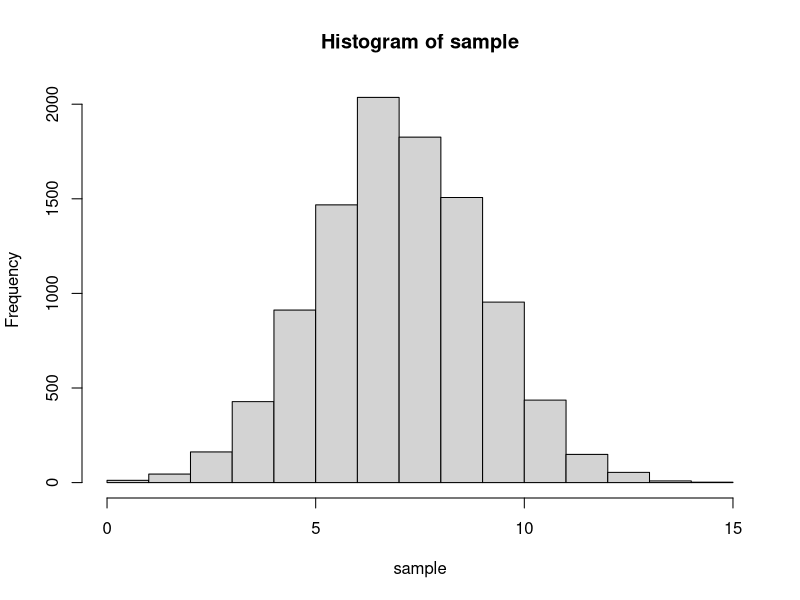
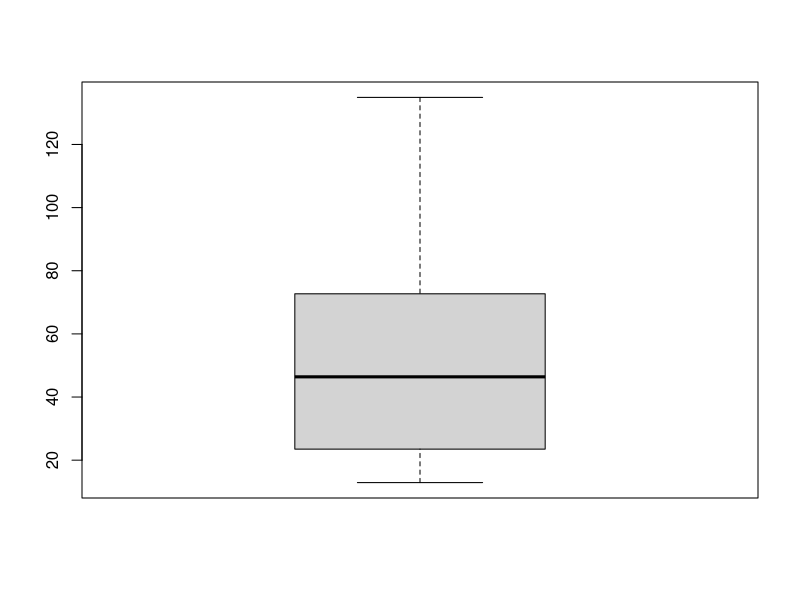
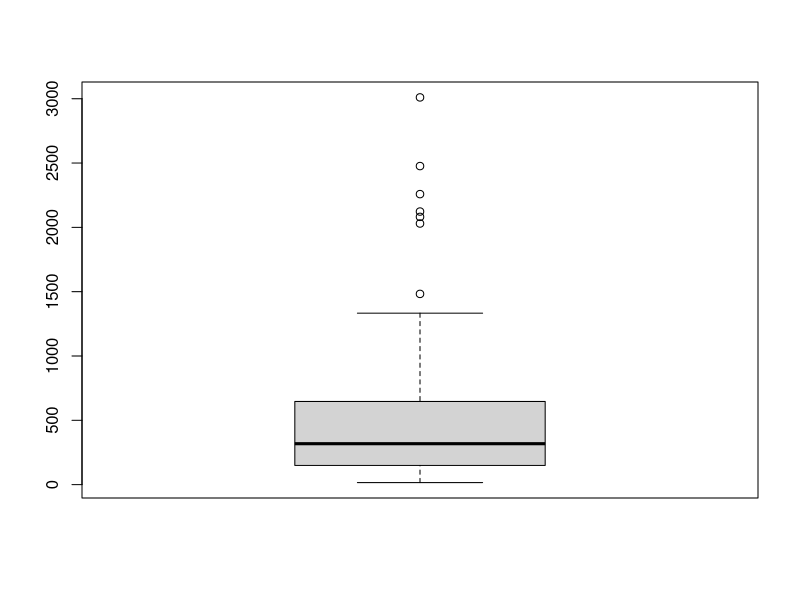

These figures' R source, in order:
## ---- chunk 1
knitr::opts_chunk$set(echo = TRUE)
## ---- chunk 2
p0 = (4.5^0*exp(-4.5))/factorial(0)
p1 = (4.5^1*exp(-4.5))/factorial(1)
p2 = (4.5^2*exp(-4.5))/factorial(2)
p3 = (4.5^3*exp(-4.5))/factorial(3)
p0 + p1 + p2 + p3
## ---- chunk 3
ppois(3, 4.5, lower.tail = TRUE)
## ---- chunk 4
p4 = (4.5^4*exp(-4.5))/factorial(4)
p5 = (4.5^5*exp(-4.5))/factorial(5)
p6 = (4.5^6*exp(-4.5))/factorial(6)
p3 + p4 + p5 + p6
## ---- chunk 5
ppois(6, 4.5, lower.tail = TRUE) - ppois(2, 4.5, lower.tail = TRUE)
## ---- chunk 6
pnorm(6.3, 5, 3, lower.tail = TRUE, log.p = FALSE)
## ---- chunk 7
pnorm(7.8, 5, 3, lower.tail = FALSE, log.p = FALSE)
## ---- chunk 8
pnorm(7.8, 5, 3, lower.tail = TRUE, log.p = FALSE) - pnorm(1.6, 5, 3, lower.tail = TRUE, log.p = FALSE)
## ---- chunk 9
qnorm(0.95, 5, 3, lower.tail = TRUE)
## ---- chunk 10
lowerbound = qnorm(0.025, 5, 3, lower.tail = TRUE)
-lowerbound + 5
## ---- chunk 11
set.seed(101)
sample = rnorm(10000, 7, 2)
mean(sample)
sd(sample)
## ---- chunk 12
hist(sample)
## ---- chunk 13
Rainfall <- read.csv("Ex6_1_12.csv", header=T)
mean(Rainfall$rainfall)
sd(Rainfall$rainfall)
range(Rainfall$rainfall)
max(Rainfall$rainfall) - min(Rainfall$rainfall)
## ---- chunk 14
Unseeded <- Rainfall[1:26, 1]
mean(Unseeded)
sd(Unseeded)
range(Unseeded)
max(Unseeded) - min(Unseeded)
## ---- chunk 15
Seeded <- Rainfall[27:52, 1]
mean(Seeded)
sd(Seeded)
range(Seeded)
max(Seeded) - min(Seeded)
## ---- chunk 16
Gasoline <- read.csv("Ex6_2_4.csv", header=T)
stem(Gasoline$OctRating)
quantile(Gasoline$OctRating, probs = c(0, 0.25, 0.5, 0.75, 1))

## ---- chunk 17
Drug <- read.csv("Ex6_4_9.csv", header = T)
HighDose <- Drug[1:21, 1]
Control <- Drug[22:82, 1]
boxplot(HighDose)
boxplot(Control)
